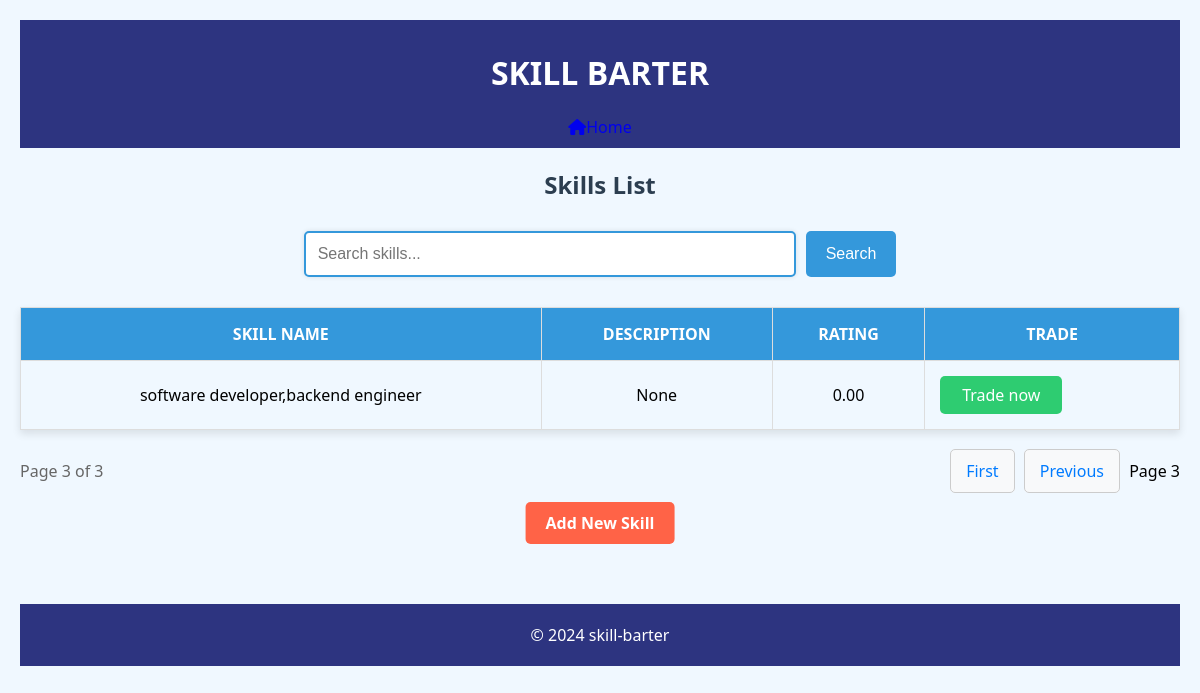
/accounts/skills/?page=3&q= (signed in), run on an earlier commit of the app's database.
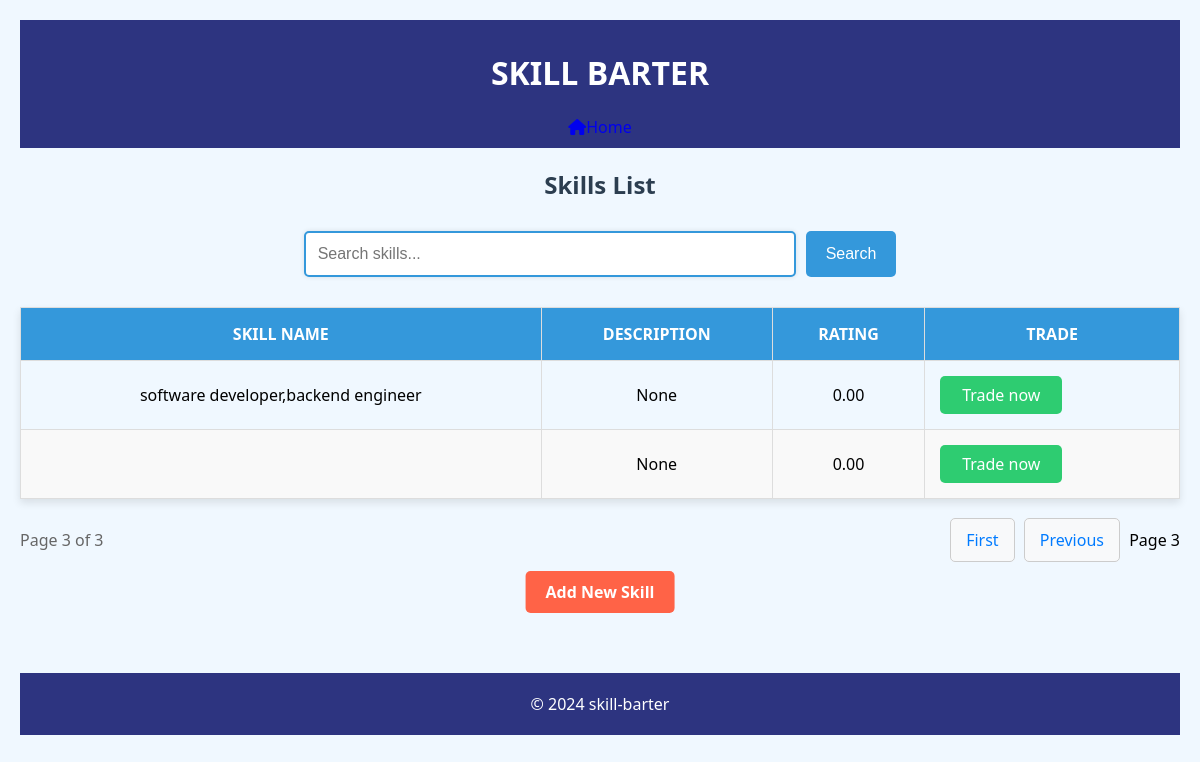
And on a later commit of the database.
### accounts/models.py (models this page shows, shortened)
class Skill(models.Model):
    user = models.ForeignKey(User, on_delete=models.CASCADE,related_name='skills')  # Link skill to a user
    skill_name = models.CharField(max_length=100)  # Name of the skill
    description = models.TextField(blank=True, null=True)  # Optional description of the skill
    rating = models.DecimalField(max_digits=3, decimal_places=2, default=0)  # Optional rating for the skill
    rating_count = models.IntegerField(default=0)  # To track how many ratings a skill has

### accounts/views.py (the view)
# urls.py: path('skills/', views.skill_list, name='skill_list'),
@login_required
def skill_list(request):
    query = request.GET.get('q', '')
    current_user_skills = Skill.objects.filter(user=request.user).values_list('skill_name', flat=True)
    if query:
        skills = Skill.objects.filter(
            Q(skill_name__icontains=query) | Q(description__icontains=query)  # noqa: E0602
        ).exclude(skill_name__in=current_user_skills)
    else:
        skills = Skill.objects.exclude(skill_name__in=current_user_skills)
    paginator = Paginator(skills, 5)  # Show 5 skills per page
    page_number = request.GET.get('page')  # Get the current page number
    skills_page = paginator.get_page(page_number)  # Get skills for that page
    return render(request, 'skill_list.html', {'skills': skills_page, 'query': query})  # Pass paginated skills to template

### accounts/templates/skill_list.html (shortened to what this page needs)
{% extends "base_profile.html" %}
{% block content %}
<head>
</head>
<h2>Skills List</h2>
<form method="get" action="{% url 'skill_list' %}">
    <input type="text" name="q" placeholder="Search skills..." value="{{ query }}">
    <button type="submit">Search</button>
</form>
<table>
    <thead>
        <tr>
            <th>Skill Name</th>
            <th>Description</th>
            <th>Rating</th>
            <th>Trade</th>
        </tr>
    </thead>
    <tbody>
        {% for skill in skills %}
        <tr>
            <td>{{ skill.skill_name }}</td>
            <td>{{ skill.description }}</td>
            <td>{{ skill.rating }}</td>
            <td><a href="{% url 'initiate_trade' %}?skill_id={{ skill.id }}" class="button">Trade now</a></td>
        </tr>
        {% empty %}
        <tr>
            <td colspan="4" class="no-skills">No skills available.</td>
        </tr>
        {% endfor %}
    </tbody>
</table>
<div class="pagination-container">
    <span class="pagination-info">Page {{ skills.number }} of {{ skills.paginator.num_pages }}</span>
    <div class="pagination-links">
        {% if skills.has_previous %}
            <a href="?page=1&q={{ query }}">First</a>
            <a href="?page={{ skills.previous_page_number }}&q={{ query }}">Previous</a>
        {% endif %}
        <span>Page {{ skills.number }}</span>
    </div>
</div>
<a href="{% url 'add_skill' %}" class="add-skill-link">Add New Skill</a>
{% endblock %}

What changed in the data, as far as the page shows it:
added Skill: description "None", rating "0.00"
